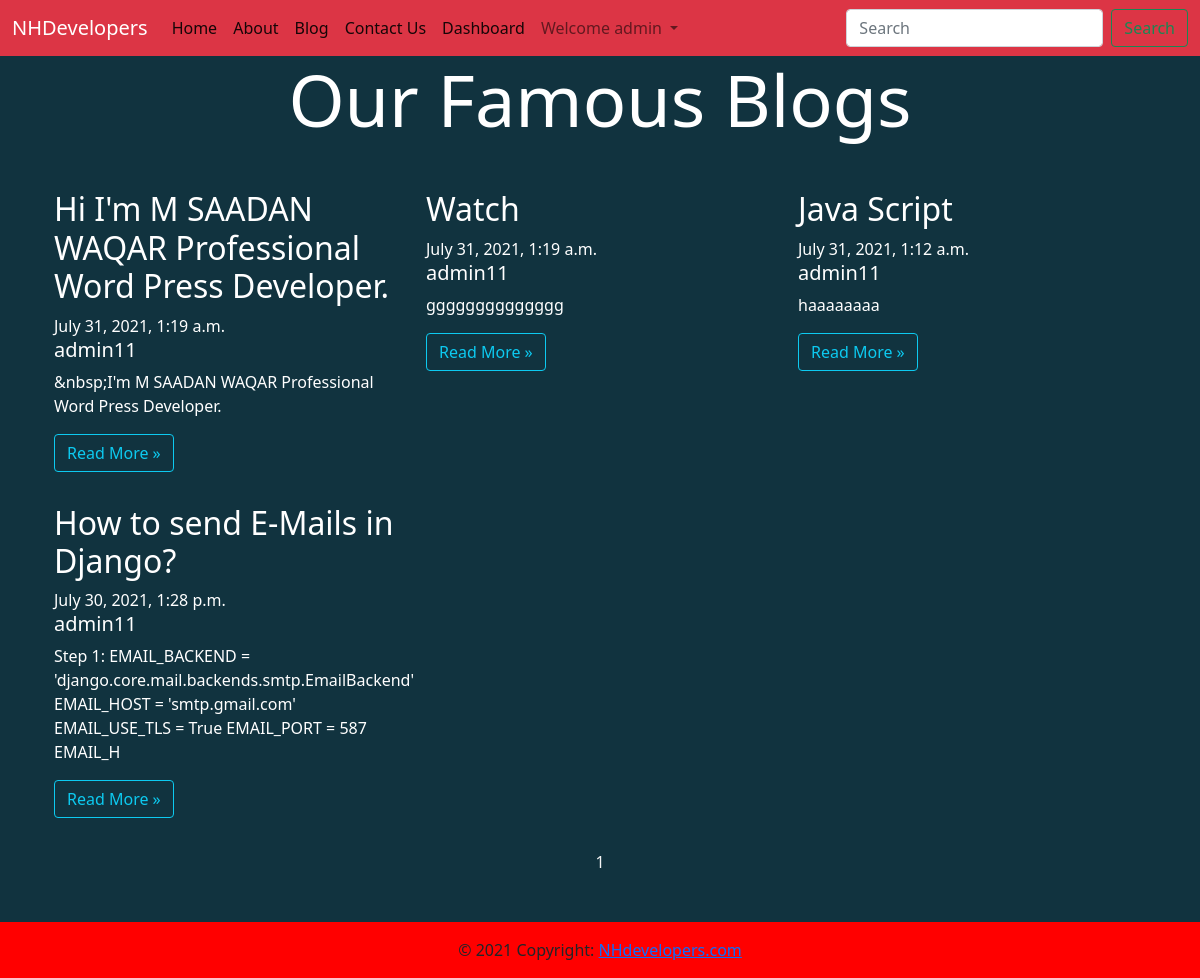
Screenshot of /blog/ (signed in) with the database file from the repository.
### vid/models.py (models this page shows, shortened)
class Blog(models.Model):
    title=models.CharField(max_length=50)
    author = models.ForeignKey(User,on_delete=models.CASCADE)
    timestamp=models.DateTimeField(auto_now_add=True)
    desc = models.TextField()
    views = models.IntegerField(default=0)

### vid/views.py (the view)
# urls.py: 2. Add a URL to urlpatterns:  path('blog/', include('blog.urls'))
def blog(request):
    posts = Blog.objects.all().order_by("-timestamp")
    paginator = Paginator(posts,9)
    page_number = request.GET.get('page')
    page_obj = paginator.get_page(page_number)
    return render(request,'blog/blog.html',{'page_obj':page_obj})

### vid/templates/blog/blog.html (shortened to what this page needs)
{% extends 'blog/base.html' %}
   {% block body %}
  <div class="container">
    <h2 class="text-center display-2 mb-4" style="color: white;">Our Famous Blogs</h2>
    <div class="container marketing   my-5">
      <div class="row">
          {% for i in page_obj %}
        <div class="col-lg-4">
          <h2 style="color: white;">{{i.title}}</h2><span style="color: white;">{{i.timestamp}}</span>
          <h5 style="color: white;">{{i.author}}</h5>
          <p class="preview" style="color: white;"> {{i.desc|striptags|slice:':150'  }} </p>
          <p><a class="btn btn-outline-info mb-3" href="https://nhdevelopersteam.herokuapp.com/blog/{{i.id}} ">Read More &raquo;</a></p>
      </div>
      {% endfor %}
    </div>
    <p style="text-align: center;">
      <span style="color: whitesmoke;">
      <span style="color: whitesmoke;">  {{page_obj.number}}</span>
      </span>
    </p>
    </div>
</div>
{% endblock body %}

### vid/templates/blog/base.html (shortened to what this page needs)
<!doctype html>
<html lang="en">
  <head>
    <link href="https://cdn.jsdelivr.net/npm/bootstrap@5.0.2/dist/css/bootstrap.min.css" rel="stylesheet">
  </head>
  <body>
    <nav class="navbar navbar-expand-lg navbar-light bg-danger">
        <div class="container-fluid" >
          <a class="navbar-brand" style="color: white;" href="https://nhdevelopersteam.herokuapp.com/">NHDevelopers</a>
          <div class="collapse navbar-collapse" id="navbarSupportedContent">
            <ul class="navbar-nav me-auto mb-2 mb-lg-0">
              <li class="nav-item">
                <a class="nav-link active" aria-current="page" href="https://nhdevelopersteam.herokuapp.com/">Home</a>
              </li>
              <li class="nav-item">
                <a class="nav-link active" aria-current="page" href="https://nhdevelopersteam.herokuapp.com/about/">About</a>
              </li>
              <li class="nav-item">
                <a class="nav-link active" aria-current="page" href="https://nhdevelopersteam.herokuapp.com/blog/">Blog</a>
              </li>
              <li class="nav-item">
                <a class="nav-link active" aria-current="page" href="https://nhdevelopersteam.herokuapp.com/contact/">Contact Us</a>
              </li>
              {% if user.is_authenticated %}
              <li class="nav-item">
                <a class="nav-link active" aria-current="page" href="https://nhdevelopersteam.herokuapp.com/dashboard/">Dashboard</a>
              </li>
                <li class="nav-item dropdown" >
                  <a class="nav-link dropdown-toggle" href="#" id="navbarDropdown" role="button" data-bs-toggle="dropdown" aria-expanded="false">
                    Welcome {{request.user}}
                  </a>
                </li>
               {% endif %}
            </ul>
            <form action="https://nhdevelopersteam.herokuapp.com/blog/search"method="get" class="d-flex">
              <input class="form-control me-2 " name="query" id="search"  type="search" placeholder="Search" aria-label="Search">
              <button class="btn btn-outline-success  " type="submit">Search</button>
            </form>
               </div>
             </div>
      </nav>
{% block body %}{% endblock body %}
<footer class="page-footer font-small red" style="background-color:   red; ">
  <div class="footer-copyright text-center py-3">© 2021 Copyright:
    <a href="https://nhdevelopersteam.herokuapp.com/"> NHdevelopers.com</a>
  </div>
</footer>
  </body>
</html>

### vid/templates/blog/blog.html (style rules this page uses)
body { background-color: #11333F; }

### rows the page displays
Blog: title "Hi I'm M SAADAN WAQAR Professional Word Press Developer.", timestamp "July 31, 2021, 1:19 a.m.", author "admin11", desc "&nbsp;I'm M SAADAN WAQAR Professional Word Press Developer."
Blog: title "Watch", timestamp "July 31, 2021, 1:19 a.m.", author "admin11", desc "gggggggggggggg"
Blog: title "Java Script", timestamp "July 31, 2021, 1:12 a.m.", author "admin11", desc "haaaaaaaa"
Blog: title "How to send E-Mails in Django?", timestamp "July 30, 2021, 1:28 p.m.", author "admin11", desc "Step 1: EMAIL_BACKEND = 'django.core.mail.backends.smtp.EmailBackend' EMAIL_HOST = 'smtp.gmail.com' EMAIL_USE_TLS = True EMAIL_PORT = 587 EMAIL_H"

### other values shown
{{ request.user }} "admin"
{{ page_obj.number }} "1"
